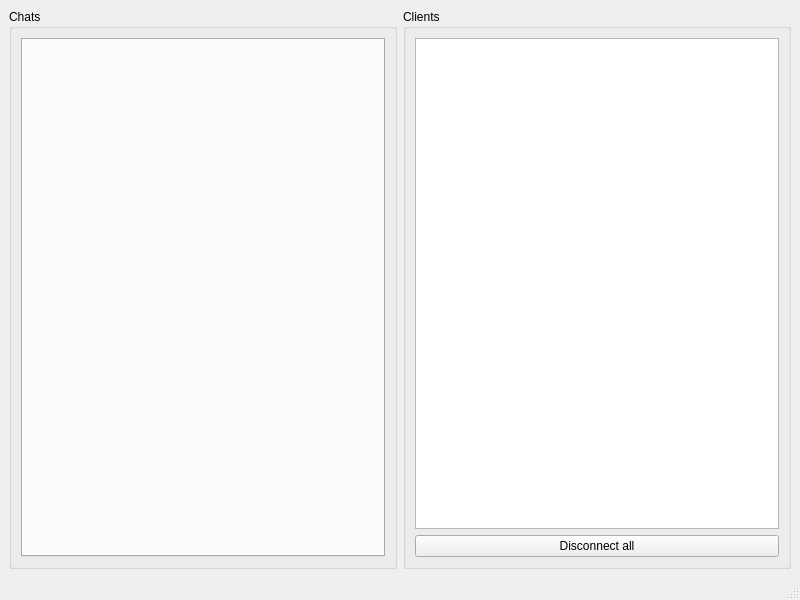
<?xml version="1.0" encoding="UTF-8"?>
<ui version="4.0">
 <class>MainWindow</class>
 <widget class="QMainWindow" name="MainWindow">
  <property name="geometry">
   <rect>
    <x>0</x>
    <y>0</y>
    <width>800</width>
    <height>600</height>
   </rect>
  </property>
  <property name="windowTitle">
   <string>MainWindow</string>
  </property>
  <widget class="QWidget" name="centralwidget">
   <layout class="QHBoxLayout" name="horizontalLayout">
    <item>
     <widget class="QGroupBox" name="groupChats">
      <property name="title">
       <string>Chats</string>
      </property>
      <layout class="QVBoxLayout" name="verticalLayout">
       <item>
        <widget class="QTabWidget" name="tabChats"/>
       </item>
      </layout>
     </widget>
    </item>
    <item>
     <widget class="QGroupBox" name="groupClients">
      <property name="title">
       <string>Clients</string>
      </property>
      <layout class="QVBoxLayout" name="verticalLayout_2">
       <item>
        <widget class="QListWidget" name="listClients"/>
       </item>
       <item>
        <widget class="QPushButton" name="buttonDisconnectALl">
         <property name="text">
          <string>Disconnect all</string>
         </property>
        </widget>
       </item>
      </layout>
     </widget>
    </item>
   </layout>
  </widget>
  <widget class="QMenuBar" name="menubar">
   <property name="geometry">
    <rect>
     <x>0</x>
     <y>0</y>
     <width>800</width>
     <height>25</height>
    </rect>
   </property>
  </widget>
  <widget class="QStatusBar" name="statusbar"/>
 </widget>
 <resources/>
 <connections/>
</ui>
